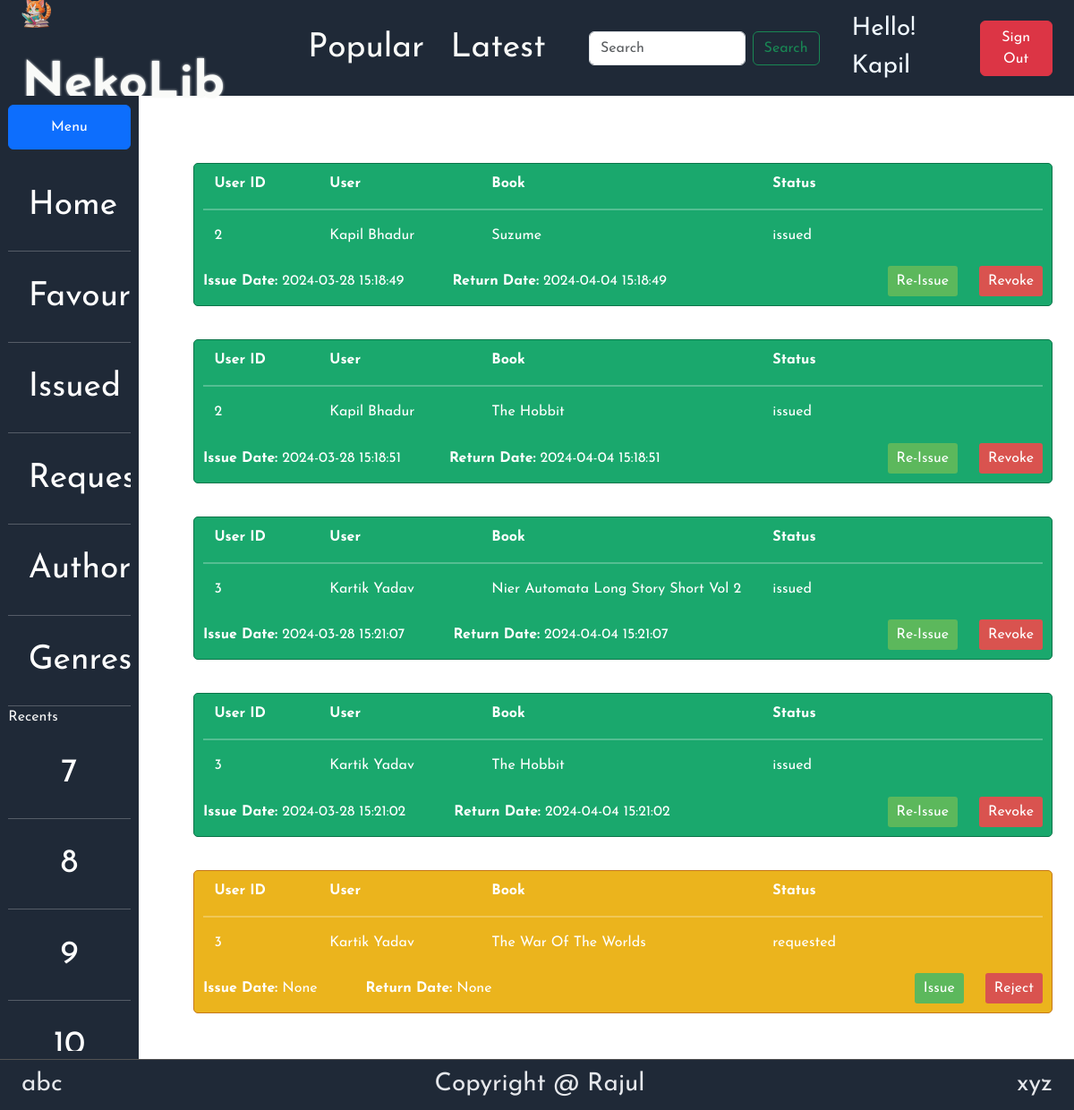
/requests (signed in), run on the app's committed database.
### models.py (models this page shows)
class User(db.Model):
    __tablename__ = "user"
    id = db.Column(db.Integer(),primary_key = True)
    firstname = db.Column(db.String(),nullable = False)
    lastname = db.Column(db.String())
    email = db.Column(db.String(),nullable = False, unique = True)
    password = db.Column(db.String(),nullable = False)
    type = db.Column(db.String(),nullable = False)
    favorites = db.relationship('Book',secondary='favorite',backref='likers')
    issues = db.relationship('Book',secondary='issue',backref='issued_by')

class Issue(db.Model):
    __tablname__="issue"
    id = db.Column(db.Integer(),primary_key = True)
    book_id = db.Column(db.Integer(),db.ForeignKey('book.id'),nullable=False)
    user_id = db.Column(db.Integer(),db.ForeignKey('user.id'),nullable=False)
    request_date = db.Column(db.DateTime(),nullable = False, default = db.func.current_timestamp())
    issue_date = db.Column(db.DateTime(),nullable = True)
    return_date = db.Column(db.DateTime(),nullable = True)
    issue_period = db.Column(db.Integer(),nullable = True)
    status = db.Column(db.String(),nullable = False,default = 'requested')

class Book(db.Model):
    __tablename__="book"
    id = db.Column(db.Integer(),primary_key = True)
    name = db.Column(db.String(),nullable = False)
    content = db.Column(db.String())
    description = db.Column(db.String(),nullable = False )
    genres = db.relationship('Genre',secondary = 'book_genre',backref = 'books')

### app.py (the view)
@app.route('/requests')
@login_required
@is_user("librarian")
def requestsHandler():
    user = User.query.filter_by(id = session["userID"]).first()
    if request.method == "GET":
        issueRequests = Issue.query.all()
        allUsers = User.query.all()
        allBooks = Book.query.all()
        users = {}
        books = {}
        for user in allUsers:
            users[user.id] = user
        for book in allBooks:
            books[book.id] = book
        issueMsg = session.pop('issueMsg',None)
        deleteMsg = session.pop('deleteMsg',None)
        return render_template('issueHandler.html',user=user,issueRequests=issueRequests,users=users,books=books,issueMsg=issueMsg,deleteMsg=deleteMsg)

### utility.py (called while the page is built)
def login_required(f):
    @wraps(f)
    def wrapper(*args,**kwargs):
        if "userID" in session:
            return f(*args,**kwargs)
        else:
            return redirect(url_for('index'))
    return wrapper

def is_user(expectedType):
    def decorator(f):
        @wraps(f)
        def wrapper(*args,**kwargs):
            if "userID" in session:
                if session["userType"] == expectedType:
                    return f(*args,**kwargs)
            return redirect(url_for('index'))
        return wrapper
    return decorator

### templates/issueHandler.html (shortened to what this page needs)
{% extends "librarian-dashboard.html" %}
{% block dashboardHead %}
    <link href="../static/styles/issue-handler.css" rel="stylesheet">
    <link href="../static/styles/librarian-dashboard.css" rel="stylesheet">
{% endblock %}
{% block rightContent %}
    <div class="book-container">
        <div class="issue-handler-page">
        {% for issueRequest in issueRequests %}
            {% if issueRequest.status == "requested" %}
            <div class="issue-card requested">
                <div class="issue-card-row">
                    <div class="issue-card-header" style="width: 18%;">User ID</div>
                    <div class="issue-card-header" style="width: 27%;">User</div>
                    <div class="issue-card-header">Book</div>
                    <div class="issue-card-header">Status</div>
                </div>
                <hr style="border: 1px solid white;">
                <div class="issue-card-row">
                    <div class="issue-card-content" style="width: 18%;">{{users[issueRequest.user_id].id}}</div>
                    <div class="issue-card-content" style="width: 27%;">{{users[issueRequest.user_id].firstname + " " + users[issueRequest.user_id].lastname}}</div>
                    <div class="issue-card-content">{{books[issueRequest.book_id].name}}</div>
                    <div class="issue-card-content">{{issueRequest.status}}</div>
                </div>
                <div class="footer">
                    <div class="date-container">
                        <span class="dates"><strong>Issue Date:</strong> {{ issueRequest.issue_date }}</span>
                        <span class="dates"><strong>Return Date:</strong> {{ issueRequest.return_date }}</span>
                    </div>
                    <div class="button-container">
                        <a href="{{url_for('requestProcessor',issueID=issueRequest.id,action='issue')}}" class="button tick-button">Issue</a>
                        <a href="{{url_for('requestProcessor',issueID=issueRequest.id,action='reject')}}" class="button cross-button">Reject</a>
                    </div>
                </div>
            </div>
            {% elif issueRequest.status == "issued" %}
            <div class="issue-card issued">
                <div class="issue-card-row">
                    <div class="issue-card-header" style="width: 18%;">User ID</div>
                    <div class="issue-card-header" style="width: 27%;">User</div>
                    <div class="issue-card-header">Book</div>
                    <div class="issue-card-header">Status</div>
                </div>
                <hr style="border: 1px solid white;">
                <div class="issue-card-row">
                    <div class="issue-card-content" style="width: 18%;">{{users[issueRequest.user_id].id}}</div>
                    <div class="issue-card-content" style="width: 27%;">{{users[issueRequest.user_id].firstname + " " + users[issueRequest.user_id].lastname}}</div>
                    <div class="issue-card-content">{{books[issueRequest.book_id].name}}</div>
                    <div class="issue-card-content">{{issueRequest.status}}</div>
                </div>
                <div class="footer">
                    <div class="date-container">
                        <span class="dates"><strong>Issue Date:</strong> {{ issueRequest.issue_date }}</span>
                        <span class="dates"><strong>Return Date:</strong> {{ issueRequest.return_date }}</span>
                    </div>
                    <div class="button-container">
                        <a href="{{url_for('requestProcessor',issueID=issueRequest.id,action='reissue')}}" class="button tick-button">Re-Issue</a>
                        <a href="{{url_for('requestProcessor',issueID=issueRequest.id,action='revoke')}}" class="button cross-button">Revoke</a>
                    </div>
                </div>
            </div>
            {% endif %}
        {% endfor %}
        </div>
    </div>
{% endblock %}

### templates/librarian-dashboard.html (shortened to what this page needs)
{% extends "dashboard.html" %}
{% block leftContent %}
    <a href="{{url_for('librarianDashboard')}}" class = "panel-item" id="homeLabel">Home</a>
    <hr class = "divider">
    <a href="/" class = "panel-item" id="favouriteLabel">Favourites</a>
    <hr class = "divider">
    <a href="/" class = "panel-item" id="issuedLabel">Issued</a>
    <hr class = "divider">
    <a href="{{url_for('requestsHandler')}}" class = "panel-item" id="historyLabel">Requests</a>
    <hr class = "divider">
    <a href="{{url_for('authorEdit')}}" class = "panel-item" id="authorLabel">Authors</a>
    <hr class = "divider">
    <a href="{{url_for('genreEdit')}}" class = "panel-item" id="genreLabel">Genres</a>
    <hr class = "divider">
    <div class = "heading">Recents</div>
    <div class = "panel-item">7</div>
    <hr class = "divider">
    <div class = "panel-item">8</div>
    <hr class = "divider">
    <div class = "panel-item">9</div>
    <hr class = "divider">
    <div class = "panel-item">10</div>
{% endblock %}

### templates/dashboard.html (shortened to what this page needs)
{% extends "base.html" %}
{% block head %}
    {% block dashboardHead %}
    {% endblock %}
    <link href="../static/styles/dashboard.css" rel="stylesheet">
{% endblock %}
{% block userButton %}
    <div class = "nav-item" style="color: aliceblue;">Hello! {{user.firstname}}</div>
    <a href = "{{url_for('signout')}}" style="text-decoration: none; text-align: center; color: white;">
        <button type="button" class="nav-item btn btn-danger">Sign Out</button>
    </a>
{% endblock %}
{% block body %}
    <div class="body-container dashboard">
        <div class = "left-panel" id="leftPanel">
            <label class="btn btn-outline-primary" id="toggleLabel" for="btn-check-2-outlined" style="text-align: center; padding: 1vh;">Menu</label>
            <div class="panel-content">
                {% block leftContent %}
                {% endblock %}
            </div>
        </div>
        <div class = "right-panel">
            <div class="body-container">
                {% block rightContent %}
                {% endblock %}
            </div>
        </div>
    </div>
{% endblock %}

### templates/base.html (shortened to what this page needs)
<!DOCTYPE html>
<html lang="en">
<head>
    {% block head %}
    {% endblock %}
    <link rel = "stylesheet" href="../static/styles/styles.css">
    <link href="https://cdn.jsdelivr.net/npm/bootstrap@5.3.2/dist/css/bootstrap.min.css" rel="stylesheet">
</head>
<body>
    <div class="page-container">
        <div class="nav-bar">
            <div class="nav-contents">
                <div class="nav-item logo">
                    <img src = "../static/images/cat-book.png" alt = "cat-reading-book" width="33vw" height="33vh">
                    <a href="/" style="text-decoration: none; color:#f9faf8">NekoLib</a>
                </div>
                <div class="nav-item nav-links">
                    <a class="nav-button popular" href="/">Popular</a>
                    <a class="nav-button latest" href="/">Latest</a>
                </div>
                <form class="d-flex nav-item" role="search">
                    <input class="form-control me-2" type="search" placeholder="Search" aria-label="Search">
                    <button class="btn btn-outline-success" type="submit">Search</button>
                </form>
                {% block userButton %}
                {% endblock %}
            </div>
        </div>
        {% block body %}
        {% endblock %}
        <div class ="footer-container">
            <div class="footer-contents"> abc</div>
            <div class="footer-contents"> Copyright @ Rajul</div>
            <div class="footer-contents"> xyz</div>
        </div>
    </div>
</body>
</html>

### static/styles/issue-handler.css (style rules this page uses)
.book-container { width: auto; }
.issue-handler-page { display: flex; flex:1; min-width: 84vw; width: auto; height: 80vh; overflow-y: auto; flex-direction: column; margin: 3vh; margin-top: 3.5vh; margin-right: 0vh; margin-bottom: 0vh; padding: 1vh; }
.issue-card { min-width: 80vw; width: auto; background-color: #f9f9f9; border: 1px solid #ccc; border-radius: 5px; padding: 10px; box-sizing: border-box; color:white; margin: 1.5vh auto; }
.issue-card-row { display: flex; justify-content: space-between; margin-bottom: 1vh; }
.issue-card-header { font-weight: bold; width: 50%; margin:auto 1vh; }
.issue-card-content { flex-grow: 1; width: 50%; margin:auto 1vh; }
.footer { display: flex; justify-content: space-between; }
.date-container { display: flex; justify-content: flex-start; align-items: center; margin-top: 10px; gap:4.5vw; }
.button-container { display: flex; justify-content: flex-end; align-items: center; margin-top: 10px; }
.button { padding: 5px 10px; border: none; border-radius: 3px; cursor: pointer; margin-left: 2vw; text-decoration: none; }
.tick-button { background-color: #5cb85c; color: #fff; }
.cross-button { background-color: #d9534f; color: #fff; }
.requested { background-color: rgb(235, 180, 29); border: 1px solid rgb(197, 120, 27); }
.issued { background-color: rgb(26, 168, 109); border: 1px solid rgb(13, 117, 74); }

### static/styles/dashboard.css (style rules this page uses)
.body-container.dashboard { display: flex; min-height: 86.75vh; }
.left-panel { background-color: rgb(31, 41, 55); color: whitesmoke; font-family: 'Josefin Sans', 'Lucida Sans', 'sans-serif'; padding: 0.75vh; display: flex; flex-direction: column; flex: 1; min-height: 86.75vh; max-height: 86.75vh; transition: flex 0.15s; overflow: hidden; }
.panel-content { padding: 0; margin-top: 1vh; display: flex; flex-direction: column; overflow-y: auto; }
hr.divider { margin: 0px; padding: 0px; }
.panel-item { margin: 1vh; font-size: 3vh; text-align: center; text-decoration: none; color: white; }
.right-panel { min-width: 80vw; flex: 7; min-width: auto; min-height: 86.75vh; }
.panel-item { padding: 10px; transition: all 0.45s cubic-bezier(0.25, 0.80, 0.25, 1); }
.book-container { overflow-y: auto; display: flex; flex-wrap: wrap; max-height: 86.75vh; min-width: 100%; }

### static/styles/styles.css (style rules this page uses)
* { font-family: 'Josefin Sans', 'Lucida Sans', 'sans-serif'; }
.page-container { height: 100vh; width: auto; }
.body-container { height: auto; display: flex; align-items: center; justify-content: center; }
.nav-bar { color: #e5e7eb; background-color: rgb(31, 41, 55); font-size: 1.1em; display: flex; min-height: 8.65vh; align-items: center; }
.nav-contents { padding: 1vh; display: flex; height: 3vh; flex: 1 1 auto; align-items: center; }
.nav-item { margin-right: 1vw; min-height: 2vh; font-size: 2.25vh; }
.nav-contents .logo { color: #f9faf8; font-size: 4.5vh; text-shadow: 0 0 3px currentColor; font-weight: bolder; margin-left: 1vw; justify-content: center; }
.nav-links { display: flex; margin-left: 3%; min-width: 25vw; margin-right: auto; }
.d-flex { margin: 1vh 3vw; }
.nav-button { margin-left: 5%; padding: 0.6vw; position: relative; color: #f9faf8; font-size: 3vh; text-decoration: none; }
.footer-container { font-size: 2.25vh; font-weight: normal; min-height: 4.65vh; background-color: #1f2937; color: #e5e7eb; display: flex; justify-content: space-between; align-items: center; padding: 0 2% 0 2%; border-top: 1px solid #535353; }

### data on the page
User: firstname "Kapil"
Issue: user "2", status "issued", issue_date "2024-03-28 15:18:49", return_date "2024-04-04 15:18:49"
User: firstname+lastname "Kapil Bhadur"
Book: name "Suzume"
Issue: user "2", status "issued", issue_date "2024-03-28 15:18:51", return_date "2024-04-04 15:18:51"
Book: name "The Hobbit"
Issue: user "3", book.name "Nier Automata Long Story Short Vol 2", status "issued", issue_date "2024-03-28 15:21:07", return_date "2024-04-04 15:21:07"
User: firstname+lastname "Kartik Yadav"
Issue: user "3", status "issued", issue_date "2024-03-28 15:21:02", return_date "2024-04-04 15:21:02"
Issue: user "3", status "requested", issue_date "None", return_date "None"
Book: name "The War Of The Worlds"
